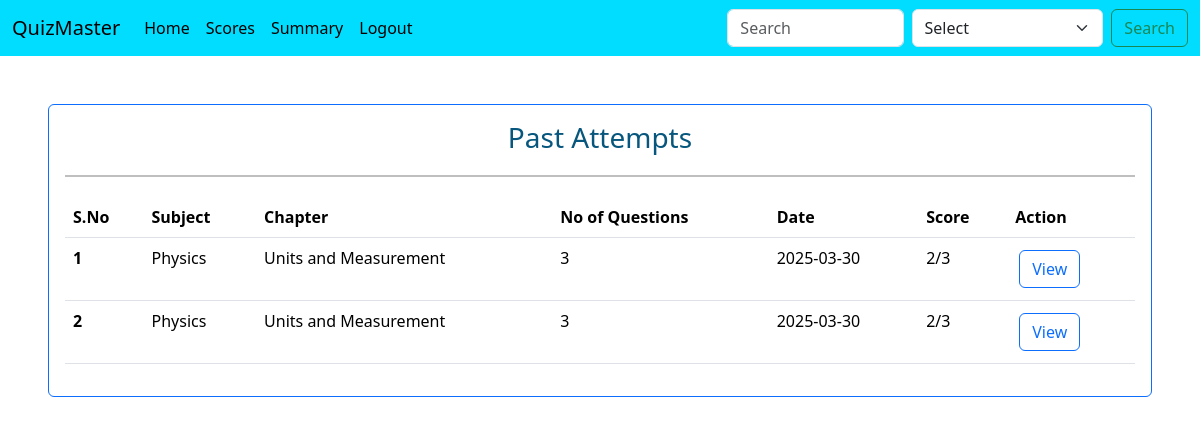
The page /scores (signed in) on the database its author committed.
### controllers/database.py (models this page shows)
class Result(db.Model):
    __tablename__ = 'results'
    id = db.Column(db.Integer, primary_key=True, autoincrement=True)
    quiz_id = db.Column(db.Integer, db.ForeignKey('quiz.id'), nullable=False)
    score = db.Column(db.Integer, nullable=False)
    time_stamp_of_attempt = db.Column(db.Integer, nullable=False)
    user_id = db.Column(db.Integer, db.ForeignKey('user.id'), nullable=False)

class Subject(db.Model):
    id = db.Column(db.Integer, primary_key=True , autoincrement=True)
    name = db.Column(db.String(100), nullable=False)
    description = db.Column(db.Text, nullable=True)
    chapters = db.relationship('Chapter', backref='subject', lazy=True, cascade="all, delete-orphan")

class Chapter(db.Model):
    id = db.Column(db.Integer, primary_key=True, autoincrement=True)
    name = db.Column(db.String(100), nullable=False)
    subject_id = db.Column(db.Integer, db.ForeignKey('subject.id'), nullable=False)
    description = db.Column(db.Text, nullable=True)
    quizzes = db.relationship('Quiz', backref='chapter', lazy=True, cascade="all, delete-orphan")

class Quiz(db.Model):
    id = db.Column(db.Integer, primary_key=True, autoincrement=True)
    name = db.Column(db.String(100), nullable=False)
    chapter_id = db.Column(db.Integer, db.ForeignKey('chapter.id'), nullable=False)
    date_of_quiz = db.Column(db.Date , nullable=False)
    duration = db.Column(db.Integer, nullable=False)
    remarks = db.Column(db.Text, nullable=True)
    questions = db.relationship('Question', backref='quiz', lazy=True, cascade="all, delete-orphan")
    results = db.relationship('Result', backref='quiz', lazy=True, cascade="all, delete-orphan")

### controllers/routes.py (the view)
@app.route("/scores")
def scores():
    if session.get('user_role', None) == 'user':
        user_email = session.get('user_email', None)
        user = User.query.filter_by(user_email = user_email).first()
        if not user:
            flash("User not found")
            return redirect(url_for("home"))
        results = Result.query.filter_by(user_id = user.id).all()
        return render_template("scores.html",results = results)
    else:
        flash("You are not authorized to access this page")
        return redirect(url_for("home"))

### controllers/edit_routes.py (called while the page is built)
def quiz_questions(quiz_id):
    quiz = Quiz.query.filter_by(id = quiz_id).first()
    no_of_questions = len(quiz.questions)
    return no_of_questions

### templates/scores.html (shortened to what this page needs)
{% extends 'base.html' %}
{% block body %}
<div>
    <div class="card border-primary m-5">
        <div class="card-body">
            <h3 class="text-center" style="color: #07567d;">Past Attempts </h3>
            <hr style="border: 1px solid #000; width: 100%; margin: 20px auto;">
            <table class="table table-hover">
                <thead>
                <tr>
                    <th scope="col">S.No</th>
                    <th scope="col">Subject</th>
                    <th scope="col">Chapter</th>
                    <th scope="col">No of Questions</th>
                    <th scope="col">Date</th>
                    <th scope="col">Score</th>
                    <th scope="col">Action</th>
                </tr>
                </thead>
                <tbody>
                {% for result in results %}
                    <tr>
                        <th scope="row">{{loop.index}} </th>
                        <td>{{result.quiz.chapter.subject.name}}</td>
                        <td>{{result.quiz.chapter.name}}</td>
                        <td>{{quiz_questions(result.quiz.id)}}</td>
                        <td>{{result.quiz.date_of_quiz}}</td>
                        <td>{{result.score}}/{{quiz_questions(result.quiz.id)}}</td>
                        <td>
                            <a class="btn btn-outline-primary m-1" href="{{url_for('result_view', quiz_id = result.quiz_id)}}" role="button">View</a>
                        </td>
                    </tr>
                {% endfor %}
                </tbody>
            </table>
        </div>
    </div>
</div>
{% endblock body %}

### rows shown on the page
Result: quiz.chapter.subject.name "Physics", quiz.chapter.name "Units and Measurement", quiz.date_of_quiz "2025-03-30", score "2"
Quiz: id "3"
Result: quiz.chapter.subject.name "Physics", quiz.chapter.name "Units and Measurement", user "3", quiz.date_of_quiz "2025-03-30", score "2"
